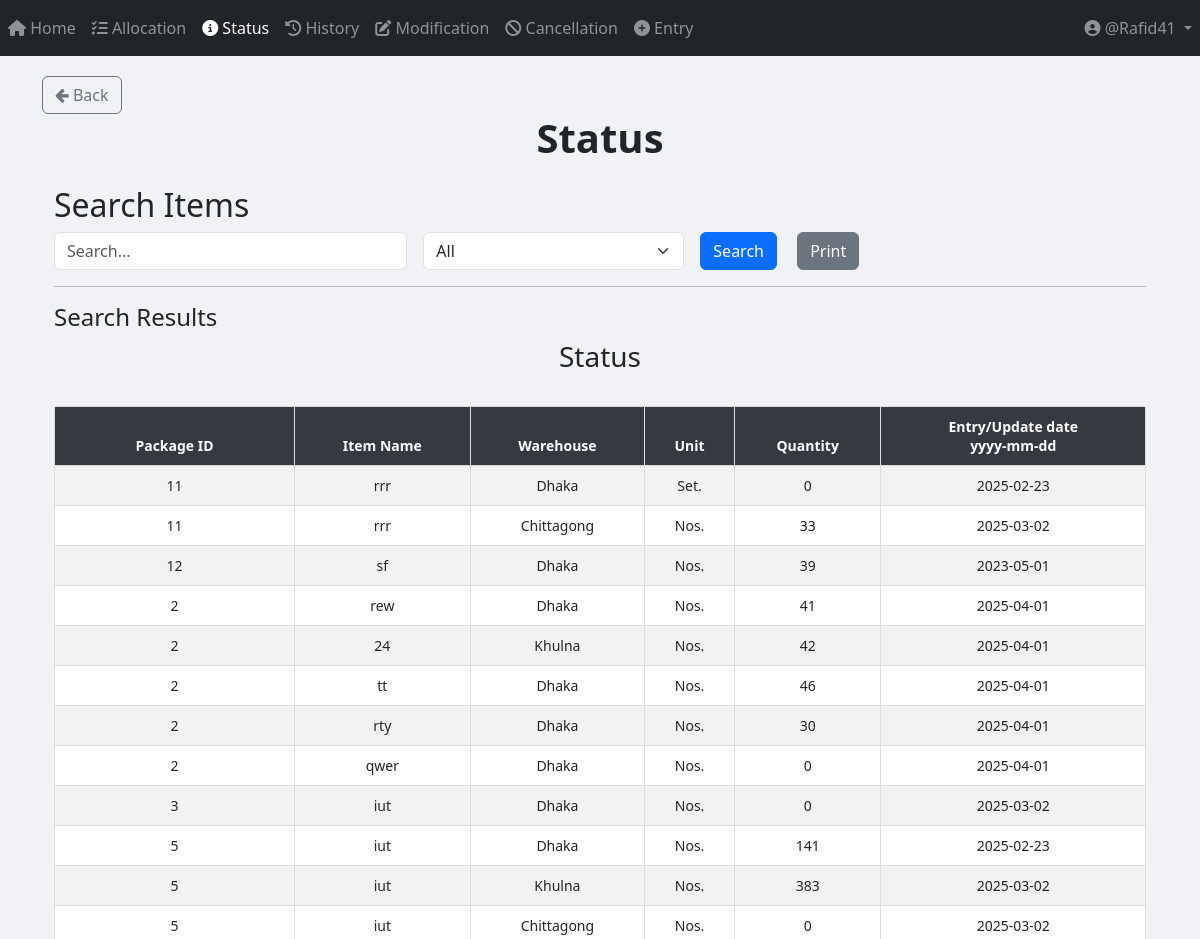
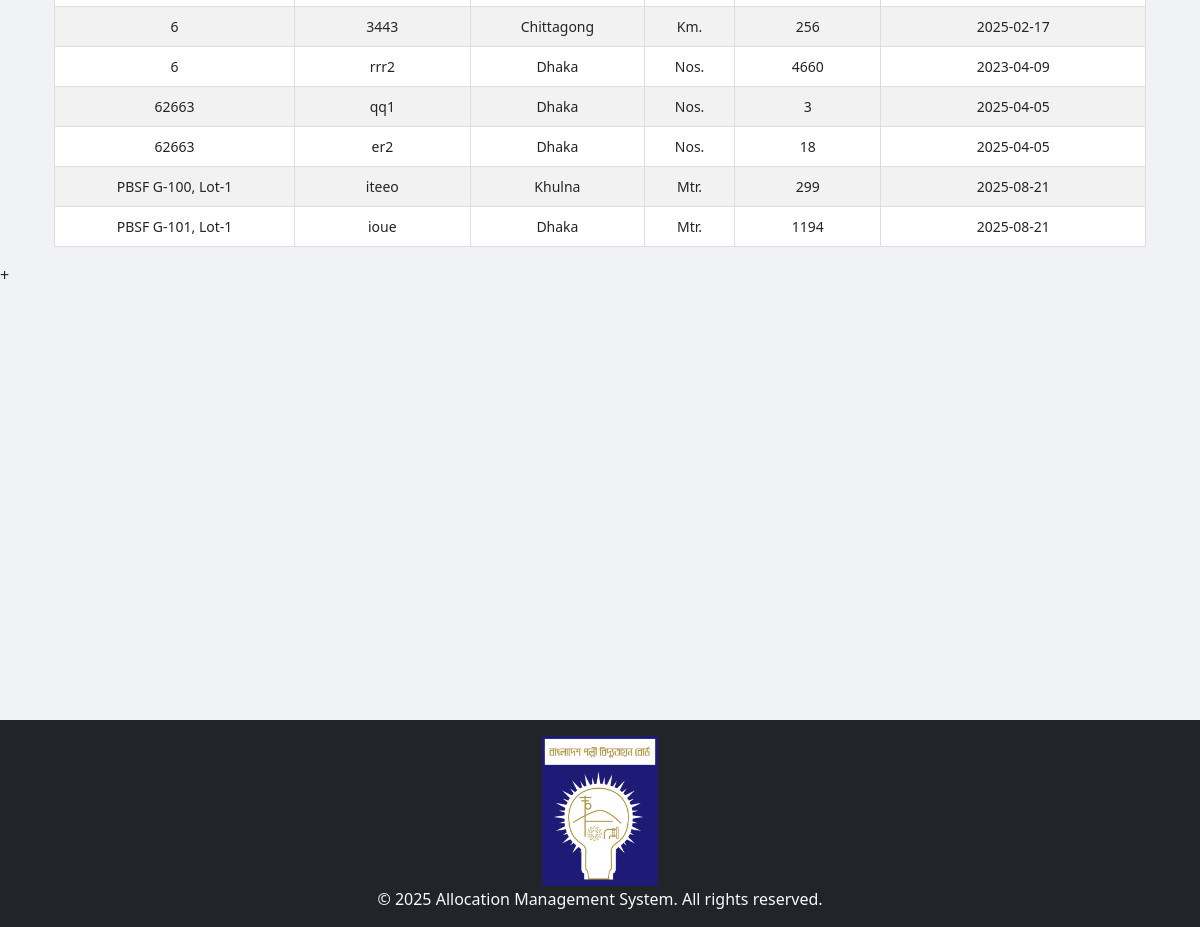
Screenshot of /status/ (signed in) with the database file from the repository (2 pictures, top to bottom).
### App_Entry/models.py (models this page shows, shortened)
class Item(models.Model):
    WAREHOUSE_CHOICES = [
        ("Dhaka", "Dhaka"),
        ("Khulna", "Khulna"),
        ("Chittagong", "Chittagong"),
    ]
    UNIT_CHOICES = [
        ("Nos.", "Nos."),
        ("Mtr.", "Mtr."),
        ("Km.", "Km."),
        ("Set.", "Set."),
        ("Pair.", "Pair."),
    ]
    name = models.CharField(max_length=255)
    description = models.TextField(blank=True, null=True)
    warehouse = models.CharField(
        max_length=50, choices=WAREHOUSE_CHOICES, default="Dhaka"
    )
    unit_of_item = models.CharField(
        max_length=10, choices=UNIT_CHOICES, default="Nos."
    )  # Updated field
    unit_price = models.DecimalField(max_digits=15, decimal_places=2, default=0.00)
    quantity_of_item = models.BigIntegerField(default=0)
    package = models.ForeignKey(
        Package,
        on_delete=models.SET_NULL,
        related_name="package_of_item",
        null=True,
    )
    created_at = models.DateTimeField(default=timezone.now)

class Package(models.Model):
    packageId = models.TextField(unique=True)

### App_Status/views.py (the view, shortened to what this page needs)
# urls.py: path("", views.status_page, name="status_page"),
def status_page(request):
    query = request.GET.get("query", "").strip()  # Strip leading/trailing whitespaces from query input
    filter_by = request.GET.get("filter_by", "All")
    date_filter = request.GET.get("date", "")
    items = Item.objects.all()
    if filter_by == "Entry/Update date" and date_filter:
        try:
            date_obj = datetime.strptime(date_filter, "%Y-%m-%d")
            items = items.filter(created_at__date=date_obj.date())
        except ValueError:
            pass  # If the date format is invalid, ignore the filter
    items = items.order_by("package__packageId")
    return render(
        request,
        "App_Status/status.html",
        {
            "items": items,
            "query": query,
            "filter_by": filter_by,
            "date_filter": date_filter,
        },
    )

### templates/App_Status/status.html (shortened to what this page needs)
{% extends 'base.html' %}
{% load crispy_forms_tags %}
{% load static %}
{% block body_block %}
<a href="{% url 'App_Home:home_page' %}" class="btn btn-outline-secondary">
    <i class="fa fa-arrow-left"></i> Back
</a>
<center><h1><b> Status </b></h1></center>
<div class="container mt-4">
    <h2>Search Items</h2>
    <form method="GET" action="{% url 'App_Status:status_page' %}" class="row g-3">
        <div class="col-md-4">
            <input type="text" name="query" id="searchQuery" class="form-control" placeholder="Search..." value="{{ query }}">
        </div>
        <div class="col-md-3">
            <select name="filter_by" id="filterDropdown" class="form-select" onchange="toggleInputFields()">
                <option value="All" {% if filter_by == "All" %}selected{% endif %}>All</option>
            </select>
        </div>
        <div class="col-md-2">
            <button type="submit" class="btn btn-primary me-3">Search</button>
            <button type="button" class="btn btn-secondary" onclick="printResults()">Print</button>
        </div>
    </form>
    <hr>
    <h4>Search Results</h4>
    <div id="printableArea" class="table-responsive">
        <h3 class="text-center">Status</h3>
        <br>
        <table class="table table-bordered table-striped table-hover">
            <thead class="table-dark sticky-top">
                <tr>
                    <th>Package ID</th>
                    <th>Item Name</th>
                    <th>Warehouse</th>
                    <th>Unit</th>
                    <th>Quantity</th>
                    <th>Entry/Update date <center>yyyy-mm-dd</center></th>
                </tr>
            </thead>
            <tbody>
                {% if items %}
                    {% for item in items %}
                    <tr>
                        <td>{{ item.package.packageId }}</td>
                        <td>{{ item.name }}</td>
                        <td>{{ item.warehouse }}</td>
                        <td>{{ item.unit_of_item }}</td>
                        <td>{{ item.quantity_of_item }}</td>
                        <td>{{ item.created_at | date:"Y-m-d" }}</td>
                    </tr>
                    {% endfor %}
                {% else %}
                    <tr>
                        <td colspan="7" class="text-center text-danger">No matching data found</td>
                    </tr>
                {% endif %}
            </tbody>
        </table>
    </div>
</div>
{% endblock %}

### templates/partials/navbar.html (shortened to what this page needs)
<nav class="navbar navbar-expand-sm navbar-dark bg-dark">
    <div class="collapse navbar-collapse" id="navbarNavDropdown">
        <ul class="navbar-nav mr-auto">
            {% if user.is_authenticated %}
                <li class="nav-item {% if request.resolver_match.url_name == 'home_page' %}active{% endif %}">
                    <a class="nav-link" href="{% url 'App_Home:home_page' %}">
                        <i class="fas fa-home"></i> Home
                    </a>
                </li>
                <li class="nav-item {% if request.resolver_match.url_name == 'allocation_page' %}active{% endif %}">
                    <a class="nav-link" href="{% url 'App_Allocation:allocation_page' %}">
                        <i class="fas fa-tasks"></i> Allocation
                    </a>
                </li>
                <li class="nav-item {% if request.resolver_match.url_name == 'status_page' %}active{% endif %}">
                    <a class="nav-link" href="{% url 'App_Status:status_page' %}">
                        <i class="fas fa-info-circle"></i> Status
                    </a>
                </li>
                <li class="nav-item {% if request.resolver_match.url_name == 'history_page' %}active{% endif %}">
                    <a class="nav-link" href="{% url 'App_History:history_page' %}">
                        <i class="fas fa-history"></i> History
                    </a>
                </li>
                <li class="nav-item {% if request.resolver_match.url_name == 'modification_menu' %}active{% endif %}">
                    <a class="nav-link" href="{% url 'App_Modification:modification_menu' %}">
                        <i class="fas fa-edit"></i> Modification
                    </a>
                </li>
                <li class="nav-item {% if request.resolver_match.url_name == 'cancellation' %}active{% endif %}">
                    <a class="nav-link" href="{% url 'App_Cancellation:cancellation' %}">
                        <i class="fas fa-ban"></i> Cancellation
                    </a>
                </li>
                <li class="nav-item {% if request.resolver_match.url_name == 'entry_page' %}active{% endif %}">
                    <a class="nav-link" href="{% url 'App_Entry:entry_page' %}">
                        <i class="fas fa-plus-circle"></i> Entry
                    </a>
                </li>
            {% endif %}
        </ul>
        <ul class="navbar-nav">
            {% if user.is_authenticated %}
                <li class="nav-item dropdown">
                    <a class="nav-link dropdown-toggle" href="#" id="userDropdown" role="button" data-toggle="dropdown">
                        <i class="fas fa-user-circle"></i> @{{ user.username }}
                    </a>
                </li>
            {% endif %}
        </ul>
    </div>
</nav>

### templates/App_Status/status.html (style rules this page uses)
.table { font-size: 14px; text-align: center; }
.sticky-top { position: sticky; top: 0; z-index: 1020; }
.table-dark th { background-color: #343a40 !important; color: white !important; }
.table-bordered th, .table-bordered td { border: 1px solid #ddd !important; padding: 10px; }

### templates/partials/footer.html (style rules this page uses)
html, body { height: 100%; margin: 0; }

### rows the page displays
Item: package.packageId "11", name "rrr", warehouse "Dhaka", unit_of_item "Set.", quantity_of_item "0", created_at "2025-02-23"
Item: package.packageId "11", name "rrr", warehouse "Chittagong", unit_of_item "Nos.", quantity_of_item "33", created_at "2025-03-02"
Item: package.packageId "12", name "sf", warehouse "Dhaka", unit_of_item "Nos.", quantity_of_item "39", created_at "2023-05-01"
Item: package.packageId "2", name "rew", warehouse "Dhaka", unit_of_item "Nos.", quantity_of_item "41", created_at "2025-04-01"
Item: package.packageId "2", name "24", warehouse "Khulna", unit_of_item "Nos.", quantity_of_item "42", created_at "2025-04-01"
Item: package.packageId "2", name "tt", warehouse "Dhaka", unit_of_item "Nos.", quantity_of_item "46", created_at "2025-04-01"
Item: package.packageId "2", name "rty", warehouse "Dhaka", unit_of_item "Nos.", quantity_of_item "30", created_at "2025-04-01"
Item: package.packageId "2", name "qwer", warehouse "Dhaka", unit_of_item "Nos.", quantity_of_item "0", created_at "2025-04-01"
Item: package.packageId "3", name "iut", warehouse "Dhaka", unit_of_item "Nos.", quantity_of_item "0", created_at "2025-03-02"
Item: package.packageId "5", name "iut", warehouse "Dhaka", unit_of_item "Nos.", quantity_of_item "141", created_at "2025-02-23"
Item: package.packageId "5", name "iut", warehouse "Khulna", unit_of_item "Nos.", quantity_of_item "383", created_at "2025-03-02"
Item: package.packageId "5", name "iut", warehouse "Chittagong", unit_of_item "Nos.", quantity_of_item "0", created_at "2025-03-02"
Item: package.packageId "6", name "3443", warehouse "Chittagong", unit_of_item "Km.", quantity_of_item "256", created_at "2025-02-17"
Item: package.packageId "6", name "rrr2", warehouse "Dhaka", unit_of_item "Nos.", quantity_of_item "4660", created_at "2023-04-09"
Item: package.packageId "62663", name "qq1", warehouse "Dhaka", unit_of_item "Nos.", quantity_of_item "3", created_at "2025-04-05"
Item: package.packageId "62663", name "er2", warehouse "Dhaka", unit_of_item "Nos.", quantity_of_item "18", created_at "2025-04-05"
Item: package.packageId "PBSF G-100, Lot-1", name "iteeo", warehouse "Khulna", unit_of_item "Mtr.", quantity_of_item "299", created_at "2025-08-21"
Item: package.packageId "PBSF G-101, Lot-1", name "ioue", warehouse "Dhaka", unit_of_item "Mtr.", quantity_of_item "1194", created_at "2025-08-21"

### other values shown
{{ user.username }} "Rafid41"
